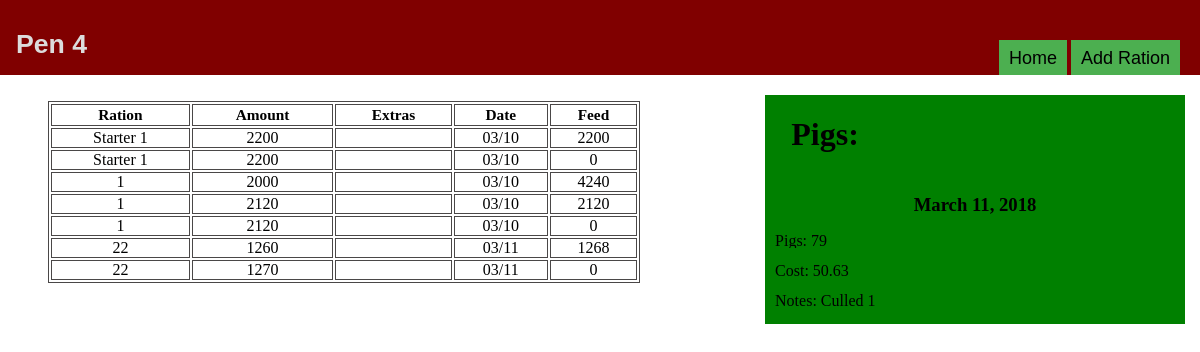
The app's page /pigs/pen4/ (signed in), older data.
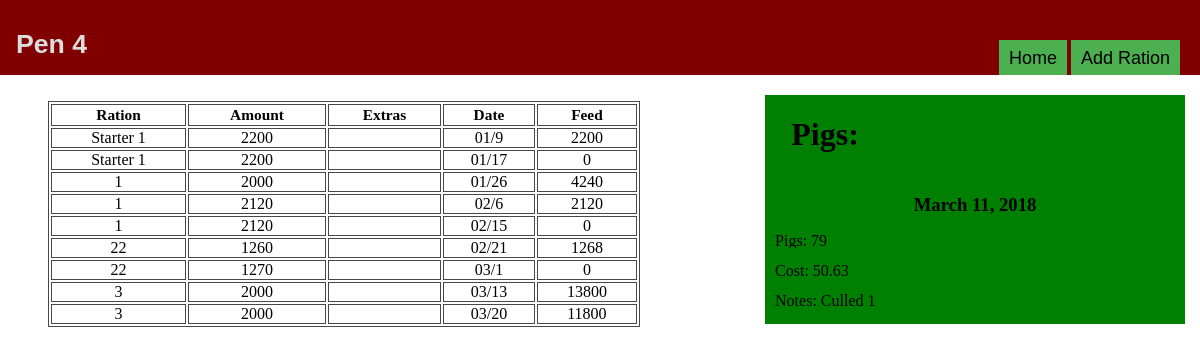
The same page, newer data.
### pigs/models.py (models this page shows, shortened)
class Pigsinpen(models.Model):
    pigpen = models.ForeignKey(Pigpen,on_delete=models.CASCADE)
    pigs = models.PositiveIntegerField()
    pig_cost_total = models.DecimalField(max_digits=6,decimal_places=2)
    date = models.DateTimeField()
    notes = models.CharField(max_length = 300,blank=True,null = True)

class Pigpen(models.Model):
    pen = models.CharField(max_length=2,primary_key=True)
    def __str__(self):
        return str(self.pen)
    class Meta:
        ordering = ['pen']

class pigration(models.Model):
    pigpen = models.ForeignKey(Pigpen, on_delete= models.CASCADE)
    ration = models.ForeignKey(Ration, on_delete=models.CASCADE,to_field='ration_number')
    ration_price = models.DecimalField(max_digits=19, decimal_places=4)
    pigsinapen = models.CharField(max_length=4)
    extras = models.CharField(max_length=15, null = True, blank=True)
    ration_amount = models.IntegerField()
    date = models.DateTimeField(blank=True)

class Ration(models.Model):
    id = models.PositiveIntegerField(primary_key=True)
    ration_number = models.CharField(max_length=15, unique=True)
    feed_per_pig = models.CharField(max_length=3,default = 55)
    created = False
    def __str__(self):
      return self.ration_number
    class Meta:
        ordering = ['id']

### pigs/views.py (the view)
# urls.py: url(r'^pen(?P<pk>[0-9]+)/$', views.penview.as_view(), name = 'pen'),
class penview(LoginRequiredMixin, generic.DetailView):
    model = Pigpen
    template_name = 'pigs/penview.html'
    def get_context_data(self, **kwargs):
        context = super().get_context_data(**kwargs)
        context['pens'] = Pigpen.objects.all()
        context['latestpigs'] = getlatestpigchange(self.kwargs['pk'],1)
        return context

### pigs/templatetags/appfilters.py (called while the page is built)
@register.simple_tag
def getfeed(ration,pigpen,inpen,date):
    rat = pigration.objects.filter(pigpen=pigpen).filter(ration=ration).filter(date__lte=date).aggregate(Sum('ration_amount'))
    feed = rat['ration_amount__sum']
    amount = int(Ration.objects.values_list('feed_per_pig', flat = True).get(ration_number=ration))
    try:
        pigs = int(Pigsinpen.objects.values_list('pigs', flat =True).get(id=inpen))
        total = amount*pigs-feed
        if total < 50:
            return 0
        else:
            return total
    except:
        pigs = 0
        return "No Pigs!"

@register.filter
def divide(value,key):
    try:
        return round(value / key,2)
    except:
        return 0

### pigs/views.py (called while the page is built)
def getlatestpigchange(pigpen,number):
    try:
        latestpigs = Pigsinpen.objects.values('id','pigs','pig_cost_total','date','notes').filter(pigpen=pigpen).order_by('-date')[:number]
    except:
        latestpigs = '0'
    return latestpigs

### pigs/templates/pigs/penview.html (shortened to what this page needs)
﻿<!DOCTYPE html>
{% load static %}
{% load appfilters %}
<link rel="stylesheet" type="text/css" href="{% static 'pigs/penviewstyles.css'%}" />
<link rel="stylesheet" type="text/css" href="{% static 'pigs/Generalstyles.css' %}" />
<link rel="stylesheet" href="https://cdnjs.cloudflare.com/ajax/libs/font-awesome/4.7.0/css/font-awesome.min.css">
<html lang="en" xmlns="http://www.w3.org/1999/xhtml">
<head>
</head>
<body>
    <div class="sidebar col-4 col-m-3">
        <a class="col-3 col-m-3 nostyle" href="{%url 'pigs:pigsforpen' pigpen %}"><h1>Pigs:</h1></a>
        {% for pig in latestpigs %}
            <a class="nostyle rightclick" href="#" >
                <h3>{{pig.date|date}}</h3>
                <p>Pigs: {{pig.pigs}}</p>
                <p class="sidebarp">Cost: {{pig.pig_cost_total|divide:pig.pigs}}</p>
                {%if pig.notes%}
                    <p class="sidebarp sidebarphover">Notes: {{pig.notes}}</p>
                {%endif%}
            </a>
        {%empty %}
            <h3><a class="nopigs" href="{% url 'pigs:addpigs' pigpen %}">Click to add pigs.</a></h3>
        {%endfor%}
    </div>
        <div class="content">
            <div class="header">
                <div class="dropdown">
                    <button class="headerdropbtn"><h1 id="pen">Pen {{pigpen}}</h1></button>
                </div>
                <div class="headerbuttons">
                    <button class="dropbtn"><a class="nostyle" href="{% url 'pigs:index' %}">Home</a></button>
                    <button class="dropbtn"><a class="nostyle" href="{% url 'pigs:addration' pigpen %}">Add Ration</a></button>
                </div>
            </div>
            <table class="col-6 col-m-6 col-s-12 sortable">
                <tr>
                    <th class="col-s-2">Ration</th>
                    <th class="col-s-3">Amount</th>
                    <th class="col-s-2">Extras</th>
                    <th class="col-m-3 col-s-2">Date</th>
                    <th class="col-s-3">Feed</th>
                </tr>
                {% for pig in pigpen.pigration_set.all %}
                <tr>
                    <td><a class="rightclicktable" id="{{forloop.counter}}" href="{% url 'pigs:updateration' pig.pigpen pig.id %}">{{pig.ration}}</a></td>
                    <td><a class="rightclicktable" id="{{forloop.counter}}" href="{% url 'pigs:updateration' pig.pigpen pig.id %}">{{pig.ration_amount}}</a></td>
                    <td class="overflow">{{pig.extras|default_if_none:""}}</td>
                    <td><a class="rightclicktable" id="{{forloop.counter}}" href="{% url 'pigs:updateration' pig.pigpen pig.id %}">{{pig.date|date:'m/j'}}</a></td>
                    {% getfeed pig.ration pig.pigpen pig.pigsinapen pig.date as feed %}
                    <td><a class="rightclicktable" id="{{forloop.counter}}" href="{% url 'pigs:updateration' pig.pigpen pig.id %}">{{feed}}</a></td>
                </tr>
                {%endfor%}
            </table>
        </div>
</body>
</html>

### pigs/static/pigs/penviewstyles.css (style rules this page uses)
body { padding-top:75px; padding-bottom:60px; }
@media only screen and (min-width: 400px) { table { margin-left:30px; } }
@media only screen and (min-width: 768px) { table { margin-left:40px; } }
.sidebar { background:green; top:95px; position:fixed; right:15px; z-index:100; padding:0 10px 0 10px; }
.sidebar * { overflow:hidden; white-space:nowrap; }
.sidebar h1 { text-align:center; }
.sidebar p { line-height:14px; }
.sidebar a { color:black; }
.sidebar h3 { text-align:center; }
.sidebarp { white-space:nowrap; }
.header { position:fixed; background-color:maroon; color:white; right:0; left:0; top:0; padding:0 10px 0 10px; height:75px; z-index:99; }
.header h1 { position:relative; top:20px; line-height:10px; color:gainsboro; }
.headerdropbtn { background-color:maroon; border:none; }
table, th, td { border:.9px solid #4a4747; cursor:default; font-size:1em; }
td a { display: block; text-align:center; padding:0; text-decoration: none; color:black; cursor:pointer; }
th { font-size:.96em; }
td { padding:0; cursor:pointer; }
.headerbuttons { text-align:right; position:fixed; top:40px; z-index:99; right:20px; }
.dropbtn { background-color: #4CAF50; color: white; padding:10px; line-height:10px; height:35px; font-size: 18px; border: none; cursor: pointer; }
.dropdown { position: relative; display: inline-block; transition:ease-in-out; }
.dropbtn a { color:white; }
td.overflow { overflow: hidden; white-space: nowrap; text-overflow: ellipsis; max-width:4ch; }

### pigs/static/pigs/Generalstyles.css (style rules this page uses)
@media screen and (min-width: 768px) { .col-3 { width: 25%; } }
@media screen and (min-width: 768px) { .col-4 { width: 33.33%; } }
@media screen and (min-width: 768px) { .col-6 { width: 50%; } }
a.nostyle { text-decoration:none; color:black; cursor:pointer; display:block; }

Row changes from the older to the newer data that the page shows:
changed pigration (number 1 of 9 on the later page): date "03/10" → "01/9"
changed pigration (number 2 of 9 on the later page): date "03/10" → "01/17"
changed pigration (number 3 of 9 on the later page): date "03/10" → "01/26"
changed pigration (number 4 of 9 on the later page): date "03/10" → "02/6"
changed pigration (number 5 of 9 on the later page): date "03/10" → "02/15"
changed pigration (number 6 of 9 on the later page): date "03/11" → "02/21"
changed pigration (number 7 of 9 on the later page): date "03/11" → "03/1"
added pigration: ration "3", ration_amount "2000", date "03/13", feed "13800"
added pigration: ration "3", ration_amount "2000", date "03/20", feed "11800"
